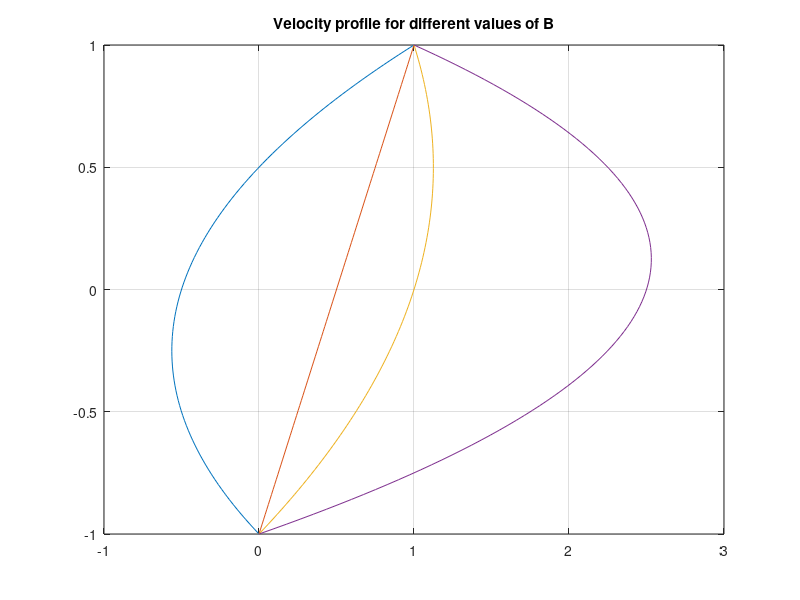

This figure's MATLAB source: (Note: this script raises an error after producing the figure.)
clear
close all
clc
N = 100;
%B = [-2,0,1,4];
y = linspace(-1,1,N);
%u = 0.5*(-B*y.^2 + y + B + 1);
figure
for B = [-2,0,1,4]
    u = 0.5*(-B*y.^2 + y + B + 1);
    plot(u,y)
    hold on
end
grid on
title('Velocity profile for different values of B')
legend('B=-2','B=0','B=1','B=4','location','SE')
xlabel('u*')
ylabel('y*')
% I should probably mark the y = -1/2 and y = 1/2 points to make plotting
% easier (Or I can ask Lutz if it is ok to do it in MATLAB)
axis([-1 3 -1 1])